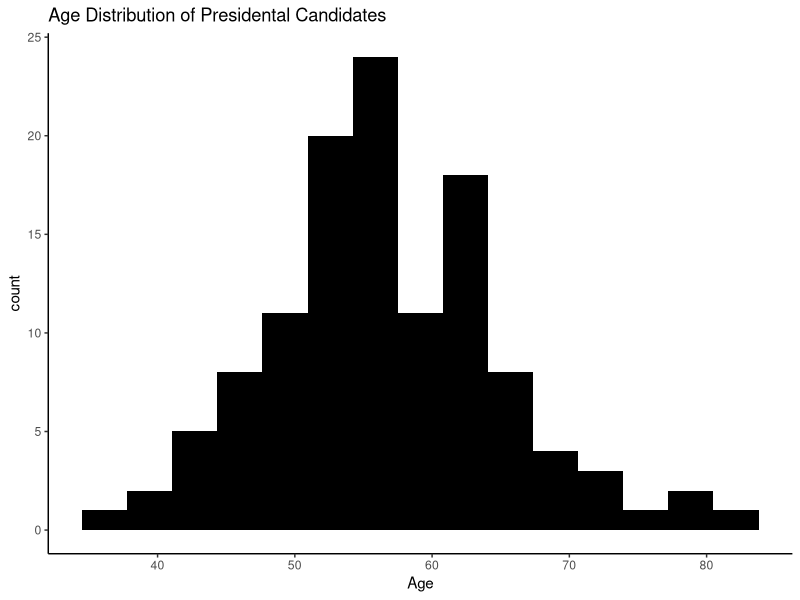
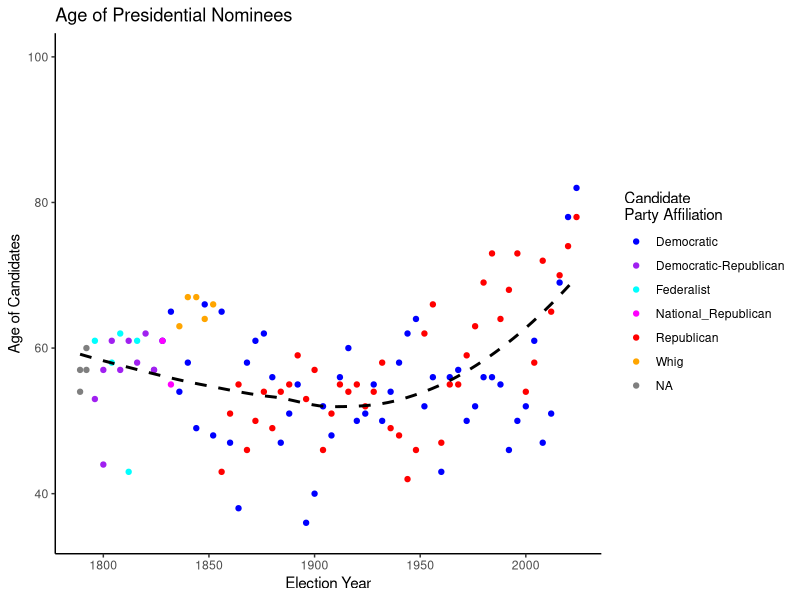
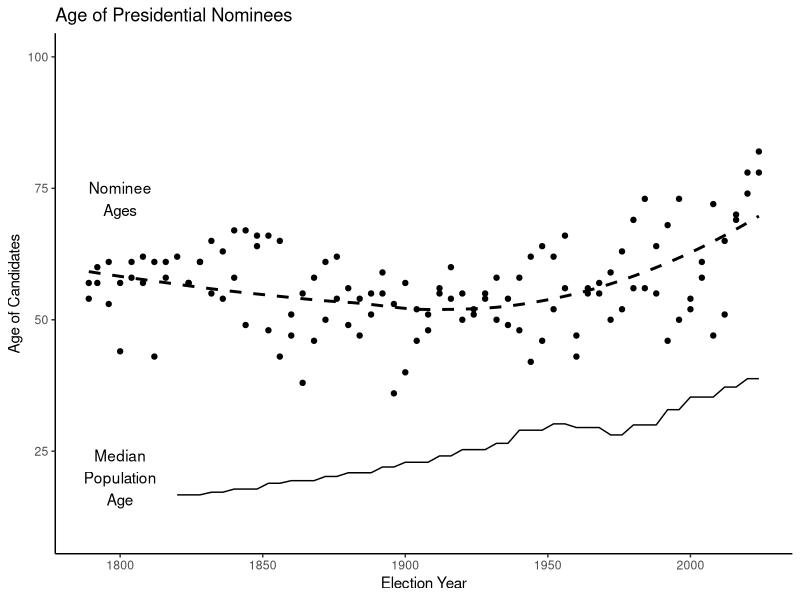
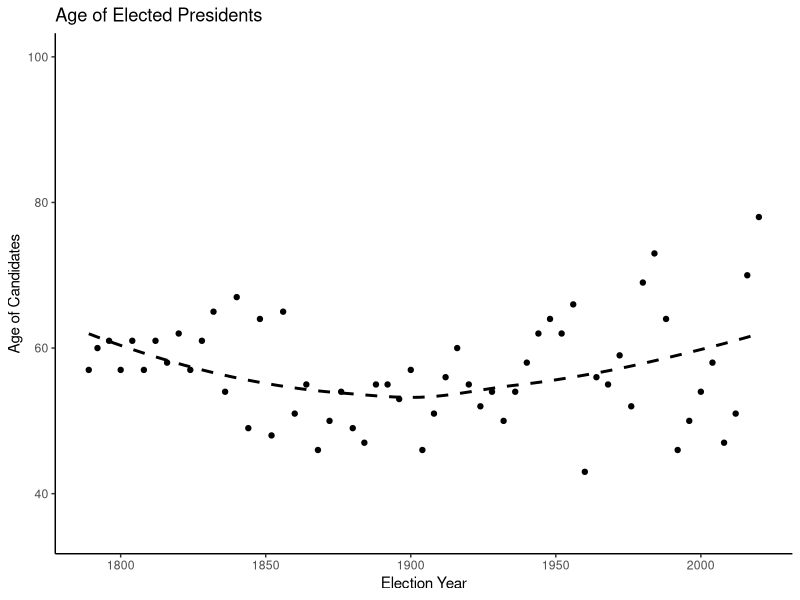
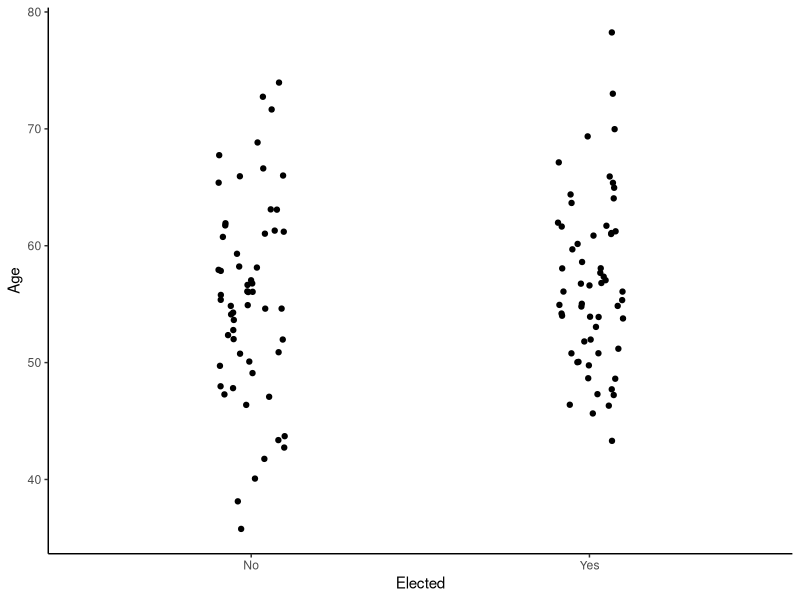
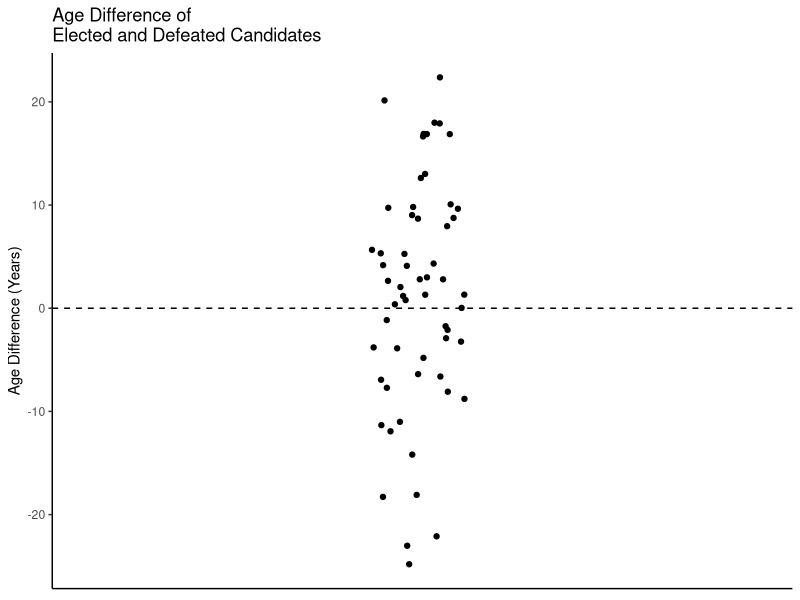

Write R code to recreate these figures, in order.
## ---- chunk 1

library(dplyr)
library(ggplot2)

## ---- chunk 2

#data
df = read.csv("./data/Presidential_Election_Candidates.csv")

#fix column data types
df = df |> 
    mutate(across(c("Party_Affiliation", "Elected"), as.factor))

## ---- chunk 3

#Histogram of ages
#png(filename = "./plots/age_histogram.png", res = 200, height = 600, width = 900)
df |> 
    ggplot(aes(x = Age)) +
        geom_histogram(fill = "black", bins = 15) +
        labs(title = "Age Distribution of Presidental Candidates") +
        theme_classic()
#dev.off()

#Plot of age vs election year
#png(filename = "./plots/age_by_year.png", res = 200, height = 600, width = 1400)
df |> 
    ggplot(aes(x = Election_Year, y = Age)) +
        geom_point(aes(color = Party_Affiliation)) +
        labs(x = "Election Year", y = "Age of Candidates", color = "Candidate\nParty Affiliation", title = "Age of Presidential Nominees") +
        lims(y = c(35, 100)) +
        scale_color_manual(values = c("blue", "purple", "cyan", "magenta", "red", "orange", "black")) +
        geom_smooth(method = "loess", span = 1, se = FALSE, color = "black", linetype = "dashed") +
        theme_classic()
#dev.off()

#Plot of ages with median population age
#png(filename = "./plots/age_by_year_w_population.png", res = 200, height = 600, width = 1100)
df |> 
    ggplot(aes(x = Election_Year, y = Age)) +
        geom_point() +
        annotate(geom = "text", x = 1800, y = 73, label = "Nominee\nAges") +
        geom_line(aes(y = USA_Median_Age)) +
        annotate(geom = "text", x = 1800, y = 20, label = "Median\nPopulation\nAge") +
        labs(x = "Election Year", y = "Age of Candidates", title = "Age of Presidential Nominees") +
        lims(y = c(10, 100)) +
        #scale_color_manual(values = c("blue", "purple", "cyan", "magenta", "red", "orange", "black")) +
        geom_smooth(method = "loess", span = 1, se = FALSE, color = "black", linetype = "dashed") +
        theme_classic()
#dev.off()

#Plot filtered to only elected presidents
#png(filename = "./plots/age_by_year_elected.png", res = 200, height = 600, width = 1100)
df |> 
    dplyr::filter(Elected == "Yes") |> 
    ggplot(aes(x = Election_Year, y = Age)) +
        geom_point() +
        labs(x = "Election Year", y = "Age of Candidates", title = "Age of Elected Presidents") +
        lims(y = c(35, 100)) +
        geom_smooth(method = "loess", span = 1, se = FALSE, color = "black", linetype = "dashed") +
        theme_classic()
#dev.off()

## ---- chunk 4


#Create paired data frame
paired_df = df |> 
    dplyr::select(!c("Nominee", "Birth_Year", "Party_Affiliation", "USA_Median_Age")) |> 
    dplyr::filter(Elected != "NA") |> 
    tidyr::pivot_wider(names_from = "Elected", values_from = "Age") |> 
    mutate(age_diff = Yes - No)

#Paired t-test
t.test(x = paired_df$Yes, y = paired_df$No, paired = TRUE)

#Plot comparing age of elected vs non-elected
df |> 
    dplyr::filter(Elected != "NA") |> 
    ggplot(aes(x = Elected, y = Age)) +
        geom_jitter(width = 0.1) +
        #geom_line(aes(group = Election_Year)) +
        theme_classic()

#Plot of age differences in elected vs. non-elected candidates
png(filename = "./plots/paired_age_difference.png", res = 200, height = 800, width = 800)
paired_df |> 
    ggplot(aes(x = 1, y = age_diff)) +
        geom_jitter(width = 0.15) +
        geom_hline(yintercept = 0, linetype = "dashed") +
        lims(x = c(0,2)) +
        labs(x = "", y = "Age Difference (Years)", title = "Age Difference of\nElected and Defeated Candidates") +
        theme_classic() +
        theme(axis.title.x=element_blank(),
        axis.text.x=element_blank(),
        axis.ticks.x=element_blank())
dev.off()


